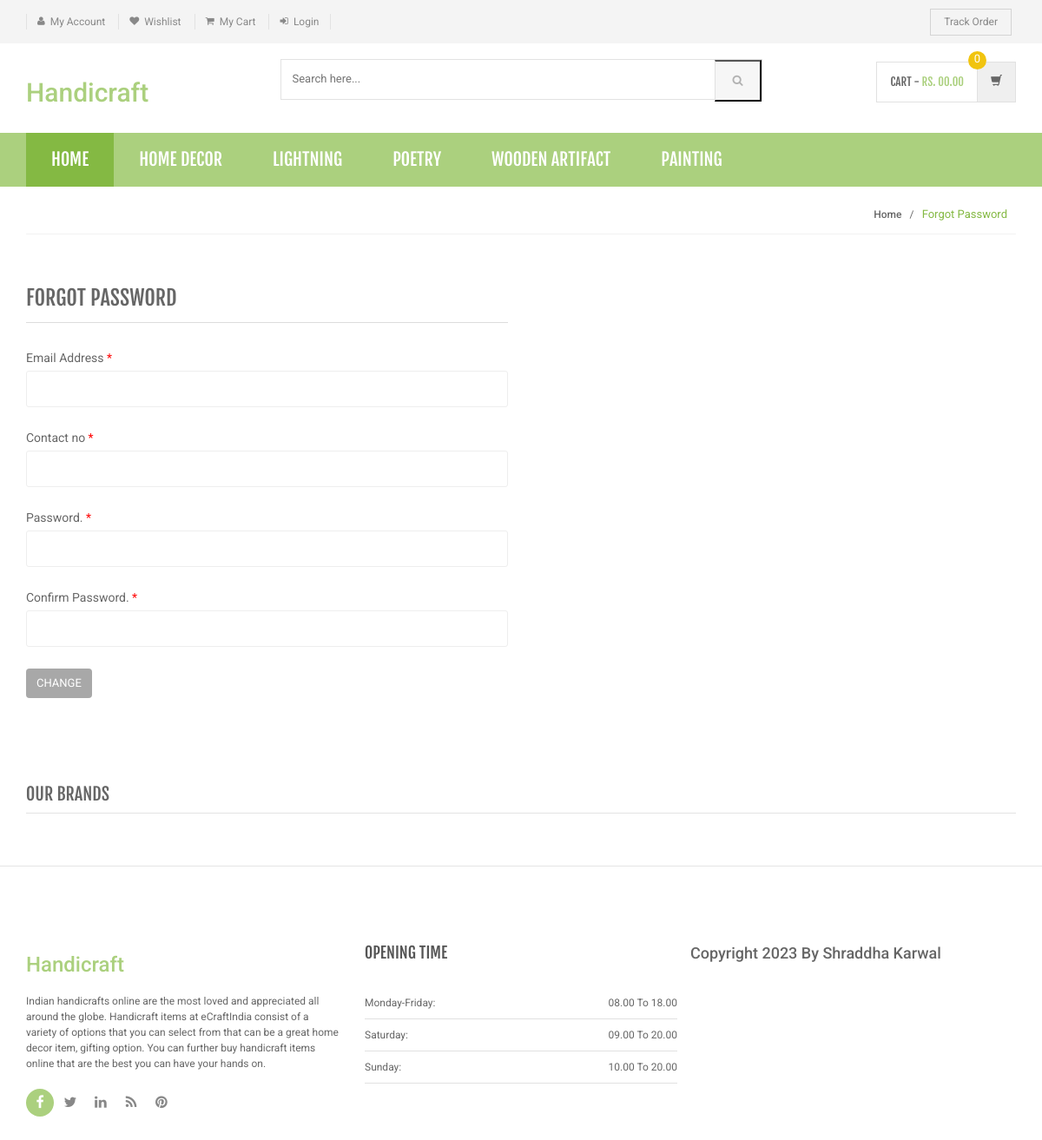
The app's page /handicrafted/forgot-password.php with its own data.
### tables this page shows
CREATE TABLE `category` (
  `id` int(11) NOT NULL,
  `categoryName` varchar(255) DEFAULT NULL,
  `categoryDescription` longtext DEFAULT NULL,
  `creationDate` timestamp NOT NULL DEFAULT current_timestamp(),
  `updationDate` varchar(255) DEFAULT NULL
);

### handicrafted/includes/menu-bar.php (the view, shortened to what this page needs)
<div class="header-nav animate-dropdown">
    <div class="container">
        <div class="yamm navbar navbar-default" role="navigation">
            <div class="nav-bg-class">
                <div class="navbar-collapse collapse" id="mc-horizontal-menu-collapse">
	<div class="nav-outer">
		<ul class="nav navbar-nav">
			<li class="active dropdown yamm-fw">
				<a href="index.php" data-hover="dropdown" class="dropdown-toggle">Home</a>
			</li>
              <?php $sql=mysqli_query($con,"select id,categoryName  from category limit 6");
while($row=mysqli_fetch_array($sql))
{
    ?>
			<li class="dropdown yamm">
				<a href="category.php?cid=<?php echo $row['id'];?>"> <?php echo $row['categoryName'];?></a>
			</li>
			<?php } ?>
		</ul>
		<div class="clearfix"></div>
	</div>
</div>
            </div>
        </div>
    </div>
</div>

### handicrafted/assets/css/green.css (style rules this page uses)
a { color: #abd07e; }
.header-style-1 .header-nav { background: #abd07e; }
.cnt-home .header-style-1 .header-nav .navbar .navbar-nav > li.active { background: #84b943; }

### handicrafted/assets/css/lightbox.css (style rules this page uses)
body:after { content: url(../images/close.png) url(../images/loading.gif) url(../images/prev.png) url(../images/next.png); display: none; }

### handicrafted/assets/css/blue.css (style rules this page uses)
a { color: #3498db; }
.header-style-1 .header-nav { background: #3498db; }
.cnt-home .header-style-1 .header-nav .navbar .navbar-nav > li.active { background: #1d6ca1; }

### handicrafted/assets/css/red.css (style rules this page uses)
a { color: #ff6c6c; }
.header-style-1 .header-nav { background: #ff6c6c; }
.cnt-home .header-style-1 .header-nav .navbar .navbar-nav > li.active { background: #ff1a1a; }

### handicrafted/assets/css/orange.css (style rules this page uses)
a { color: #f39c12; }
.header-style-1 .header-nav { background: #f39c12; }
.cnt-home .header-style-1 .header-nav .navbar .navbar-nav > li.active { background: #ab6c09; }

### handicrafted/assets/css/dark-green.css (style rules this page uses)
a { color: #12cca7; }
.header-style-1 .header-nav { background: #12cca7; }
.cnt-home .header-style-1 .header-nav .navbar .navbar-nav > li.active { background: #0b816a; }

### records on screen
category: categoryName "HOME DECOR"
category: categoryName "LIGHTNING"
category: categoryName "POETRY"
category: categoryName "WOODEN ARTIFACT"
category: categoryName "PAINTING"
